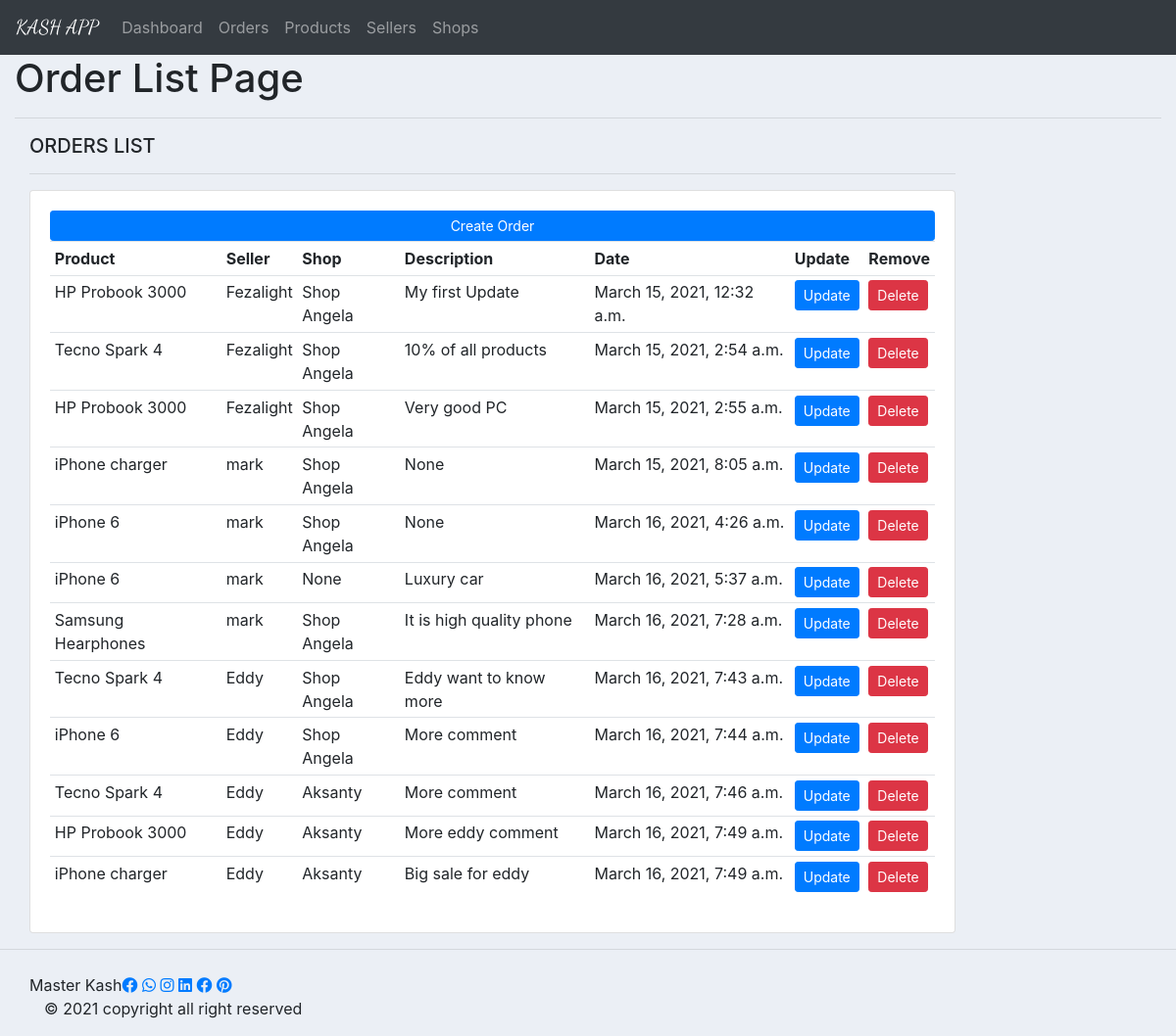
/order/order_list/, run on the app's committed database.
### order/models.py (models this page shows, shortened)
class Order(models.Model):
    shop = models.ForeignKey(Shop, null=True, on_delete=models.SET_NULL)
    seller = models.ForeignKey(Seller, null=True, on_delete=models.SET_NULL)
    product = models.ForeignKey(Product, null=True, on_delete=models.SET_NULL)
    description = models.CharField(max_length=200, null=True, blank=True)
    date_created = models.DateTimeField(auto_now_add=True, null=True)

### product/models.py (models this page shows, shortened)
class Product(models.Model):
    name = models.CharField(max_length=200, null=True)
    price = models.FloatField(null=True)
    description = models.CharField(max_length=200, null=True, blank=True)
    quantity = models.IntegerField(null=True, blank=True)
    date_created = models.DateTimeField(auto_now_add=True, null=True)
    shop = models.ForeignKey(Shop, null=True, on_delete=models.SET_NULL)

### seller/models.py (models this page shows)
class Seller(models.Model):
    user = models.OneToOneField(User, null=True, blank=True, on_delete=models.CASCADE)
    name = models.CharField(max_length=200, null=True)
    phone = models.CharField(max_length=200, null=True)
    email = models.EmailField(max_length=200, null=True)
    date_created = models.DateTimeField(auto_now_add=True, null=True)
    shop = models.ForeignKey(Shop, null=True, on_delete=models.SET_NULL)
    def __str__(self):
        return self.name

### shop/models.py (models this page shows)
class Shop(models.Model):
    user = models.OneToOneField(User, null=True, blank=True, on_delete=models.CASCADE)
    name = models.CharField(max_length=200, null=True)
    phone = models.CharField(max_length=200, null=True)
    email = models.EmailField(max_length=200, null=True)
    date_created = models.DateTimeField(auto_now_add=True, null=True)
    def __str__(self):
        return self.name

### order/views.py (the view)
# urls.py: path('order_list/', views.orderList, name="order_list"),
def orderList(request):
    orders = Order.objects.all()
    context = {
        'orders': orders
    }
    return render(request, 'order/order_list.html', context)

### templates/order/order_list.html
{% extends 'main.html' %}
{% block content %}
    <h1>Order List Page</h1>
    <hr>
	<div class="col-md-10">
		<h5>ORDERS LIST</h5>
		<hr>
		<div class="card card-body">
			<a class="btn btn-primary  btn-sm btn-block" href="{% url 'create_order' %}">Create Order</a>
			<table class="table table-sm">
				<tr>
					<th>Product</th>
					<th>Seller</th>
					<th>Shop</th>
					<th>Description</th>
					<th>Date</th>
					<th>Update</th>
					<th>Remove</th>
				</tr>
				{% for order in orders %}
					<tr>
						<td>{{ order.product.name }}</td>
						<td>{{ order.seller }}</td>
						<td>{{ order.shop }}</td>
						<td>{{ order.description }}</td>
						<td>{{ order.date_created }}</td>
						<td><a type="button" href="{% url 'update_order' order.id %}" class="btn btn-primary btn-sm">Update</a></td>
						<td><a type="button" href="{% url 'delete_order' order.id %}" class="btn btn-danger btn-sm">Delete</a></td>
					</tr>
				{% endfor %}
			</table>
		</div>
	</div>
{% endblock %}

### static/css/style.css (style rules this page uses)
body { background-color: #ebeff5; }

### data on the page
Order: product.name "HP Probook 3000", seller "Fezalight", shop "Shop Angela", description "My first Update", date_created "March 15, 2021, 12:32 a.m."
Order: product.name "Tecno Spark 4", seller "Fezalight", shop "Shop Angela", description "10% of all products", date_created "March 15, 2021, 2:54 a.m."
Order: product.name "HP Probook 3000", seller "Fezalight", shop "Shop Angela", description "Very good PC", date_created "March 15, 2021, 2:55 a.m."
Order: product.name "iPhone charger", seller "mark", shop "Shop Angela", description "None", date_created "March 15, 2021, 8:05 a.m."
Order: product.name "iPhone 6", seller "mark", shop "Shop Angela", description "None", date_created "March 16, 2021, 4:26 a.m."
Order: product.name "iPhone 6", seller "mark", shop "None", description "Luxury car", date_created "March 16, 2021, 5:37 a.m."
Order: product.name "Samsung Hearphones", seller "mark", shop "Shop Angela", description "It is high quality phone", date_created "March 16, 2021, 7:28 a.m."
Order: product.name "Tecno Spark 4", seller "Eddy", shop "Shop Angela", description "Eddy want to know more", date_created "March 16, 2021, 7:43 a.m."
Order: product.name "iPhone 6", seller "Eddy", shop "Shop Angela", description "More comment", date_created "March 16, 2021, 7:44 a.m."
Order: product.name "Tecno Spark 4", seller "Eddy", shop "Aksanty", description "More comment", date_created "March 16, 2021, 7:46 a.m."
Order: product.name "HP Probook 3000", seller "Eddy", shop "Aksanty", description "More eddy comment", date_created "March 16, 2021, 7:49 a.m."
Order: product.name "iPhone charger", seller "Eddy", shop "Aksanty", description "Big sale for eddy", date_created "March 16, 2021, 7:49 a.m."
